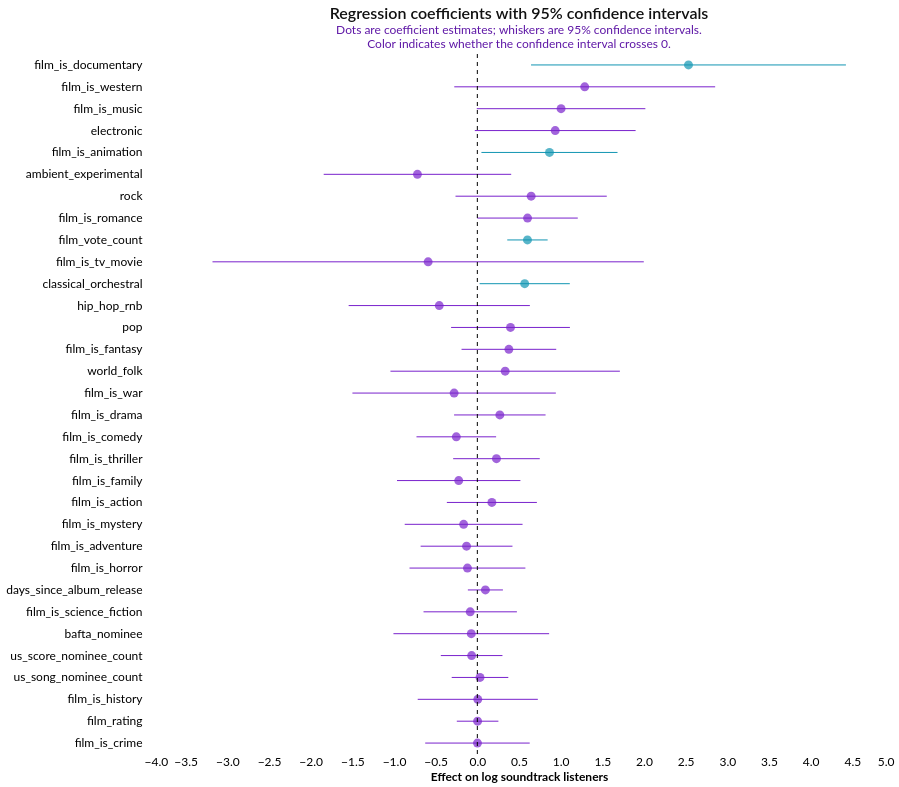

This figure's notebook cell:
### Code cell
# -----------------------------
# 2) Dot-and-whisker plot (theme colors)
# -----------------------------

whiskers = alt.Chart(coef_df).mark_rule().encode(
    x="ci_low:Q",
    x2="ci_high:Q",
    y=alt.Y("feature:N", sort=y_order, title=None),
    color=alt.Color("ci_group:N", title=None)  # uses theme category palette
)

dots = alt.Chart(coef_df).mark_circle(size=80).encode(
    x=alt.X("coef:Q", title="Effect on log soundtrack listeners"),
    y=alt.Y("feature:N", sort=y_order, title=None),
    color=alt.Color("ci_group:N", title=None, legend=None),
    tooltip=[
        alt.Tooltip("feature:N", title="Feature"),
        alt.Tooltip("coef:Q", format=".3f", title="Coefficient"),
        alt.Tooltip("ci_low:Q", format=".3f", title="CI low"),
        alt.Tooltip("ci_high:Q", format=".3f", title="CI high"),
        alt.Tooltip("ci_group:N", title="")
    ]
)

zero = alt.Chart(pd.DataFrame({"x": [0]})).mark_rule(strokeDash=[4, 4]).encode(
    x="x:Q"
)

chart = (whiskers + dots + zero).properties(
    width=750,
    height=700,
    title={
        "text": "Regression coefficients with 95% confidence intervals",
        "subtitle": [
            "Dots are coefficient estimates; whiskers are 95% confidence intervals.",
            "Color indicates whether the confidence interval crosses 0."
        ]
    }
)

chart

### Figure 1 — Vega-Lite specification as saved in the notebook (floating-point values rounded to 4 significant figures)
{"config": {"background": "white", "view": {"fill": "white", "stroke": "transparent"}, "font": "Lato", "title": {"font": "Lato", "fontSize": 16, "fontWeight": 600, "color": "#111111", "subtitleColor": "#5E17A6", "anchor": "middle"}, "axis": {"labelFont": "Lato", "titleFont": "Lato", "labelFontSize": 12, "titleFontSize": 12, "grid": false, "ticks": false, "domain": false, "gridColor": "#e9e9e9", "tickColor": "#cccccc", "domainColor": "#cccccc"}, "legend": {"labelFont": "Lato", "titleFont": "Lato", "labelFontSize": 12, "titleFontSize": 12}, "point": {"filled": true, "size": 60}, "line": {"strokeWidth": 2}, "range": {"category": ["#7922CC", "#1195B2", "#CC0000", "#CE7E00", "#5E17A6", "#0E7C93", "#9E0000", "#A86600", "#3F1D5C", "#1F6F5B", "#8C4A00"]}}, "layer": [{"mark": {"type": "rule"}, "encoding": {"color": {"field": "ci_group", "title": null, "type": "nominal"}, "x": {"field": "ci_low", "type": "quantitative"}, "x2": {"field": "ci_high"}, "y": {"field": "feature", "sort": ["film_is_documentary", "film_is_western", "film_is_music", "electronic", "film_is_animation", "ambient_experimental", "rock", "film_is_romance", "film_vote_count", "film_is_tv_movie", "classical_orchestral", "hip_hop_rnb", "pop", "film_is_fantasy", "world_folk", "film_is_war", "film_is_drama", "film_is_comedy", "film_is_thriller", "film_is_family", "film_is_action", "film_is_mystery", "film_is_adventure", "film_is_horror", "days_since_album_release", "film_is_science_fiction", "bafta_nominee", "us_score_nominee_count", "us_song_nominee_count", "film_is_history", "film_rating", "film_is_crime"], "title": null, "type": "nominal"}}}, {"mark": {"type": "circle", "size": 80}, "encoding": {"color": {"field": "ci_group", "legend": null, "title": null, "type": "nominal"}, "tooltip": [{"field": "feature", "title": "Feature", "type": "nominal"}, {"field": "coef", "format": ".3f", "title": "Coefficient", "type": "quantitative"}, {"field": "ci_low", "format": ".3f", "title": "CI low", "type": "quantitative"}, {"field": "ci_high", "format": ".3f", "title": "CI high", "type": "quantitative"}, {"field": "ci_group", "title": "", "type": "nominal"}], "x": {"field": "coef", "title": "Effect on log soundtrack listeners", "type": "quantitative"}, "y": {"field": "feature", "sort": ["film_is_documentary", "film_is_western", "film_is_music", "electronic", "film_is_animation", "ambient_experimental", "rock", "film_is_romance", "film_vote_count", "film_is_tv_movie", "classical_orchestral", "hip_hop_rnb", "pop", "film_is_fantasy", "world_folk", "film_is_war", "film_is_drama", "film_is_comedy", "film_is_thriller", "film_is_family", "film_is_action", "film_is_mystery", "film_is_adventure", "film_is_horror", "days_since_album_release", "film_is_science_fiction", "bafta_nominee", "us_score_nominee_count", "us_song_nominee_count", "film_is_history", "film_rating", "film_is_crime"], "title": null, "type": "nominal"}}}, {"data": {"name": "data-d285a7403ed98ae579761d64a864032b"}, "mark": {"type": "rule", "strokeDash": [4, 4]}, "encoding": {"x": {"field": "x", "type": "quantitative"}}}], "data": {"name": "data-2992fea203f5614496f1a03a5ebd06a7"}, "height": 700, "title": {"text": "Regression coefficients with 95% confidence intervals", "subtitle": ["Dots are coefficient estimates; whiskers are 95% confidence intervals.", "Color indicates whether the confidence interval crosses 0."]}, "width": 750, "$schema": "https://vega.github.io/schema/vega-lite/v5.20.1.json", "datasets": {"data-2992fea203f5614496f1a03a5ebd06a7": [{"feature": "film_is_documentary", "coef": 2.534, "ci_low": 0.6445, "ci_high": 4.423, "crosses_zero": false, "ci_group": "CI does NOT cross 0", "abs_coef": 2.534}, {"feature": "film_is_western", "coef": 1.289, "ci_low": -0.2767, "ci_high": 2.854, "crosses_zero": true, "ci_group": "CI crosses 0", "abs_coef": 1.289}, {"feature": "film_is_music", "coef": 1.005, "ci_low": -0.006685, "ci_high": 2.016, "crosses_zero": true, "ci_group": "CI crosses 0", "abs_coef": 1.005}, {"feature": "electronic", "coef": 0.9345, "ci_low": -0.03031, "ci_high": 1.899, "crosses_zero": true, "ci_group": "CI crosses 0", "abs_coef": 0.9345}, {"feature": "film_is_animation", "coef": 0.8657, "ci_low": 0.0491, "ci_high": 1.682, "crosses_zero": false, "ci_group": "CI does NOT cross 0", "abs_coef": 0.8657}, {"feature": "ambient_experimental", "coef": -0.7186, "ci_low": -1.844, "ci_high": 0.4064, "crosses_zero": true, "ci_group": "CI crosses 0", "abs_coef": 0.7186}, {"feature": "rock", "coef": 0.6457, "ci_low": -0.2618, "ci_high": 1.553, "crosses_zero": true, "ci_group": "CI crosses 0", "abs_coef": 0.6457}, {"feature": "film_is_romance", "coef": 0.6026, "ci_low": -7.707e-05, "ci_high": 1.205, "crosses_zero": true, "ci_group": "CI crosses 0", "abs_coef": 0.6026}, {"feature": "film_vote_count", "coef": 0.6014, "ci_low": 0.3591, "ci_high": 0.8438, "crosses_zero": false, "ci_group": "CI does NOT cross 0", "abs_coef": 0.6014}, {"feature": "film_is_tv_movie", "coef": -0.5903, "ci_low": -3.178, "ci_high": 1.997, "crosses_zero": true, "ci_group": "CI crosses 0", "abs_coef": 0.5903}, {"feature": "classical_orchestral", "coef": 0.5684, "ci_low": 0.02718, "ci_high": 1.11, "crosses_zero": false, "ci_group": "CI does NOT cross 0", "abs_coef": 0.5684}, {"feature": "hip_hop_rnb", "coef": -0.4569, "ci_low": -1.544, "ci_high": 0.6304, "crosses_zero": true, "ci_group": "CI crosses 0", "abs_coef": 0.4569}, {"feature": "pop", "coef": 0.3981, "ci_low": -0.3149, "ci_high": 1.111, "crosses_zero": true, "ci_group": "CI crosses 0", "abs_coef": 0.3981}, {"feature": "film_is_fantasy", "coef": 0.3785, "ci_low": -0.1896, "ci_high": 0.9467, "crosses_zero": true, "ci_group": "CI crosses 0", "abs_coef": 0.3785}, {"feature": "world_folk", "coef": 0.334, "ci_low": -1.043, "ci_high": 1.711, "crosses_zero": true, "ci_group": "CI crosses 0", "abs_coef": 0.334}, {"feature": "film_is_war", "coef": -0.2784, "ci_low": -1.499, "ci_high": 0.9421, "crosses_zero": true, "ci_group": "CI crosses 0", "abs_coef": 0.2784}, {"feature": "film_is_drama", "coef": 0.2699, "ci_low": -0.2789, "ci_high": 0.8188, "crosses_zero": true, "ci_group": "CI crosses 0", "abs_coef": 0.2699}, {"feature": "film_is_comedy", "coef": -0.2523, "ci_low": -0.7301, "ci_high": 0.2255, "crosses_zero": true, "ci_group": "CI crosses 0", "abs_coef": 0.2523}, {"feature": "film_is_thriller", "coef": 0.2294, "ci_low": -0.2901, "ci_high": 0.749, "crosses_zero": true, "ci_group": "CI crosses 0", "abs_coef": 0.2294}, {"feature": "film_is_family", "coef": -0.2235, "ci_low": -0.9639, "ci_high": 0.5168, "crosses_zero": true, "ci_group": "CI crosses 0", "abs_coef": 0.2235}, {"feature": "film_is_action", "coef": 0.1744, "ci_low": -0.3658, "ci_high": 0.7146, "crosses_zero": true, "ci_group": "CI crosses 0", "abs_coef": 0.1744}, {"feature": "film_is_mystery", "coef": -0.1645, "ci_low": -0.8715, "ci_high": 0.5426, "crosses_zero": true, "ci_group": "CI crosses 0", "abs_coef": 0.1645}, {"feature": "film_is_adventure", "coef": -0.1294, "ci_low": -0.6805, "ci_high": 0.4217, "crosses_zero": true, "ci_group": "CI crosses 0", "abs_coef": 0.1294}, {"feature": "film_is_horror", "coef": -0.1186, "ci_low": -0.8139, "ci_high": 0.5767, "crosses_zero": true, "ci_group": "CI crosses 0", "abs_coef": 0.1186}, {"feature": "days_since_album_release", "coef": 0.09669, "ci_low": -0.1137, "ci_high": 0.307, "crosses_zero": true, "ci_group": "CI crosses 0", "abs_coef": 0.09669}, {"feature": "film_is_science_fiction", "coef": -0.08551, "ci_low": -0.6458, "ci_high": 0.4748, "crosses_zero": true, "ci_group": "CI crosses 0", "abs_coef": 0.08551}, {"feature": "bafta_nominee", "coef": -0.07257, "ci_low": -1.007, "ci_high": 0.8616, "crosses_zero": true, "ci_group": "CI crosses 0", "abs_coef": 0.07257}, {"feature": "us_score_nominee_count", "coef": -0.06843, "ci_low": -0.4383, "ci_high": 0.3014, "crosses_zero": true, "ci_group": "CI crosses 0", "abs_coef": 0.06843}, {"feature": "us_song_nominee_count", "coef": 0.03209, "ci_low": -0.3074, "ci_high": 0.3716, "crosses_zero": true, "ci_group": "CI crosses 0", "abs_coef": 0.03209}, {"feature": "film_is_history", "coef": 0.005265, "ci_low": -0.7155, "ci_high": 0.726, "crosses_zero": true, "ci_group": "CI crosses 0", "abs_coef": 0.005265}, {"feature": "film_rating", "coef": 0.003175, "ci_low": -0.2464, "ci_high": 0.2528, "crosses_zero": true, "ci_group": "CI crosses 0", "abs_coef": 0.003175}, {"feature": "film_is_crime", "coef": 0.001445, "ci_low": -0.6256, "ci_high": 0.6284, "crosses_zero": true, "ci_group": "CI crosses 0", "abs_coef": 0.001445}], "data-d285a7403ed98ae579761d64a864032b": [{"x": 0}]}}
